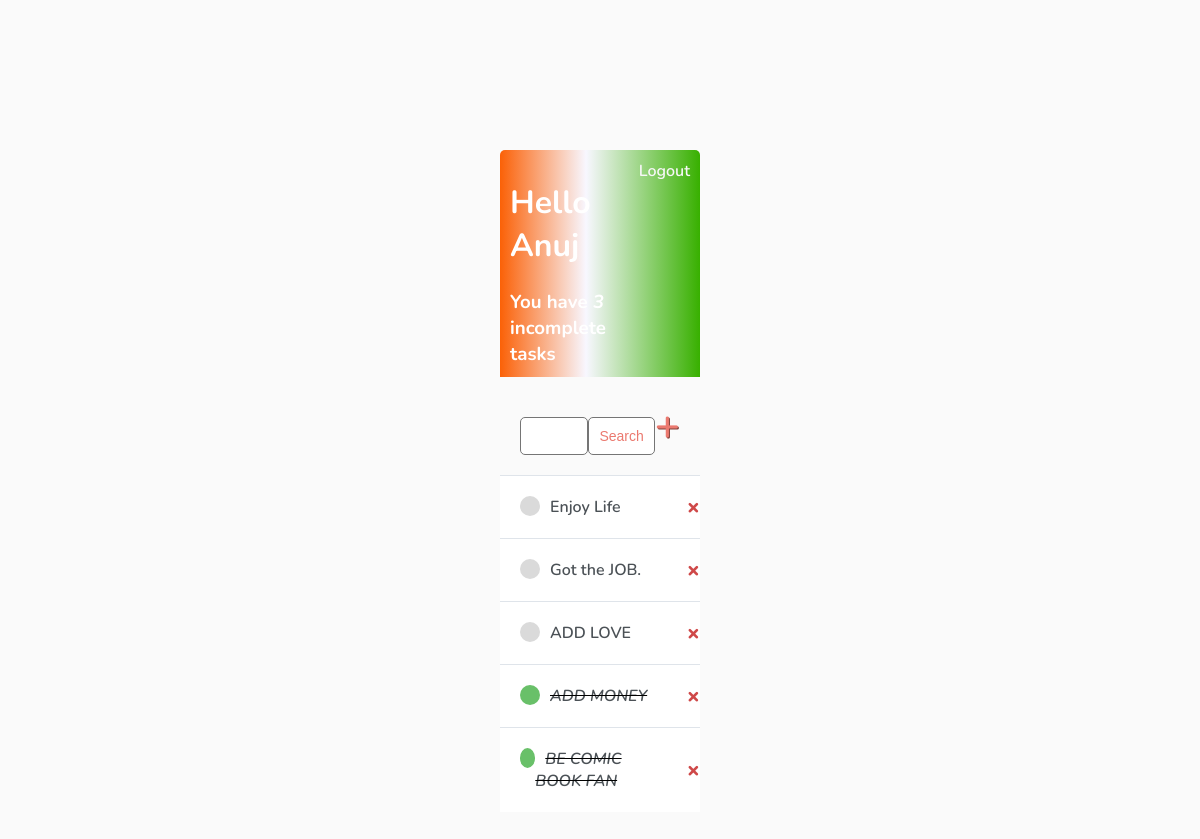
The app's page / (signed in), older data.
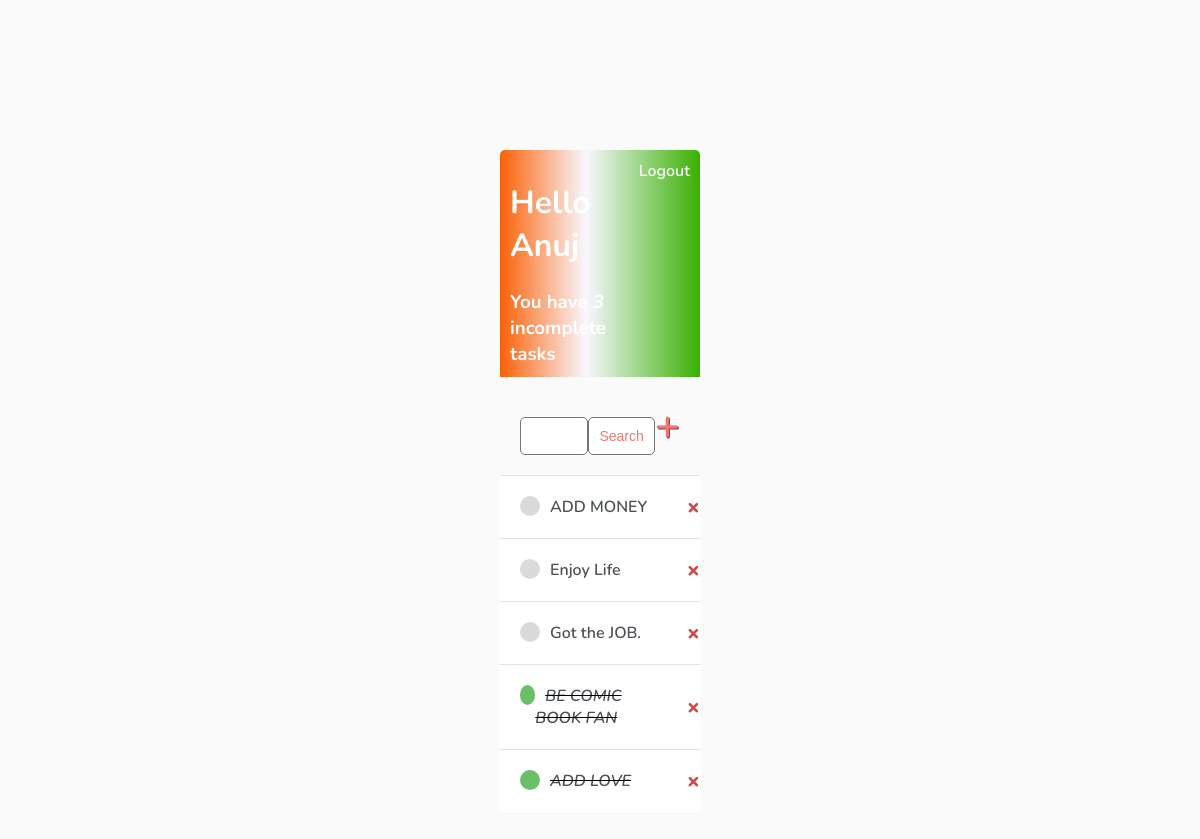
The same page, newer data.
### base/models.py (models this page shows)
class Task(models.Model):
    user = models.ForeignKey(
        User, on_delete=models.CASCADE, null=True, blank=True)
    title = models.CharField(max_length=200)
    description = models.TextField(null=True, blank=True)
    complete = models.BooleanField(default=False)
    created = models.DateTimeField(auto_now_add=True)
    def __str__(self):
        return self.title
    class Meta:
        ordering = ['complete']

### base/views.py (the view)
# urls.py: path('', TaskList.as_view(), name='tasks'),
class TaskList(LoginRequiredMixin, ListView):
    model = Task  # the db classes we have made in models.py and those were migrated
    context_object_name = 'tasks'
    def get_context_data(self, **kwargs):
        context = super().get_context_data(**kwargs)  # got context data from user class
        context['tasks'] = context['tasks'].filter(user=self.request.user)
        context['count'] = context['tasks'].filter(complete=False).count()
        search_input = self.request.GET.get('search-area') or ''
        if search_input:
            context['tasks'] = context['tasks'].filter(
                title__startswith=search_input) # only for first word in string of given list of tasks
        context['search_input'] = search_input # the given input text will be at search bar
        return context

### base/templates/base/task_list.html
{% extends 'base/main.html' %}
{% block content %}
    <div class="header-bar">
        <div>
            <h1>Hello {{request.user.username|title}}</h1>
            <h3 style="margin:0">You have <i>{{count}} </i>incomplete task{{ count|pluralize:"s" }}</h3>
        </div>
    {% if request.user.is_authenticated %}
        <a href="{% url 'logout' %}">Logout</a>
    {% else %}
        <a href="{% url 'login' %}">Login</a>
    {% endif %}
    </div>
<div id="search-add-wrapper">
     <form method="GET" style="margin-top: 20px; display: flex;">
        <input type="text" name="search-area" value="{{search_input}}">
        <input class="button" type="submit" value="Search">
     </form>
      <a id="add-link" href="{% url 'task-create' %}">&#x2b;</a>
</div>
<div class = "task-items-wrapper">
    {% for task in tasks %}
    <div class="task-wrapper">
        {% if task.complete %}
        <div class="task-title">
            <div class = "task-complete-icon"></div>
            <i><s><a href="{% url 'task-update' task.id %}">{{task}}</a></s></i>
        </div>
        <a class="delete-link" href="{% url 'task-delete' task.id %}">&#215;</a>
        {% else %}
        <div class="task-title">
            <div class = "task-incomplete-icon"></div>
            <a href="{% url 'task-update' task.id %}">{{task}}</a>
        </div>
        <a class="delete-link" href="{% url 'task-delete' task.id %}">&#215;</a>
        {% endif %}
    </div>
    {% empty %}
    <h3>No item in list</h3>
    {% endfor %}
</div>
{% endblock content %}

### base/templates/base/main.html (shortened to what this page needs)
<!DOCTYPE html>
<html>
<head>
</head>
<body>
        {% block content %}
        {% endblock content %}
</body>
</html>

### base/templates/base/main.html (style rules this page uses)
body { background-color: #FAFAFA; font-family: 'Nunito', sans-serif; padding-top: 50px; margin-top:100px; margin-bottom:100px; margin-left:500px; margin-right:500px; }
h1, h2, h3, h4, h5, h6, { font-family: 'Raleway', sans-serif; }
a, p { color: #4b5156 }
a { font-weight: 600; }
input { outline: none; border: none; }
.header-bar { display: flex; justify-content: space-between; color: #fff; padding: 10px; border-radius: 5px 5px 0 0; background: linear-gradient(90deg, #fb6107 0%, #f8f7ff 43%, #38b000 100%) }
.header-bar a { color: rgb(247, 247, 247); text-decoration: none; }
.task-wrapper { display: flex; align-items: center; justify-content: space-between; background-color: #fff; border-top: 1px solid #dfe4ea; overflow: hidden; }
.task-title { display: flex; padding: 20px; }
.task-title a { text-decoration: none; color: #4b5156; margin-left: 10px; }
.task-complete-icon { height: 20px; width: 20px; background-color: rgb(105, 192, 105); border-radius: 50%; }
.task-incomplete-icon { height: 20px; width: 20px; background-color: rgb(218, 218, 218); border-radius: 50%; }
.delete-link { text-decoration: none; font-weight: 900; color: #cf4949; font-size: 22px; line-height: 0; padding: 20px 0px; }
#add-link { color: #EB796F; text-decoration: none; font-size: 42px; text-shadow: 1px 1px #81413b; }
#search-add-wrapper { display: flex; justify-content: space-between; align-items: center; padding: 20px; }
input[type=text], input[type=password], textarea { border: 1px solid #757575; border-radius: 5px; padding: 10px; width: 90%; }
::placeholder { font-weight: 300; opacity: 0.5; }
.button { border: 1px solid #757575; background-color: #FFF; color: #EB796F; padding: 10px; font-size: 14px; border-radius: 5px; cursor: pointer; text-decoration: none; }

Row changes from the older to the newer data that the page shows:
changed Task "ADD MONEY": complete True → False (drawn); moves up the list
shown differently, row unchanged: Task "BE COMIC BOOK FAN": moves up the list
changed Task "ADD LOVE": complete False → True (drawn)
